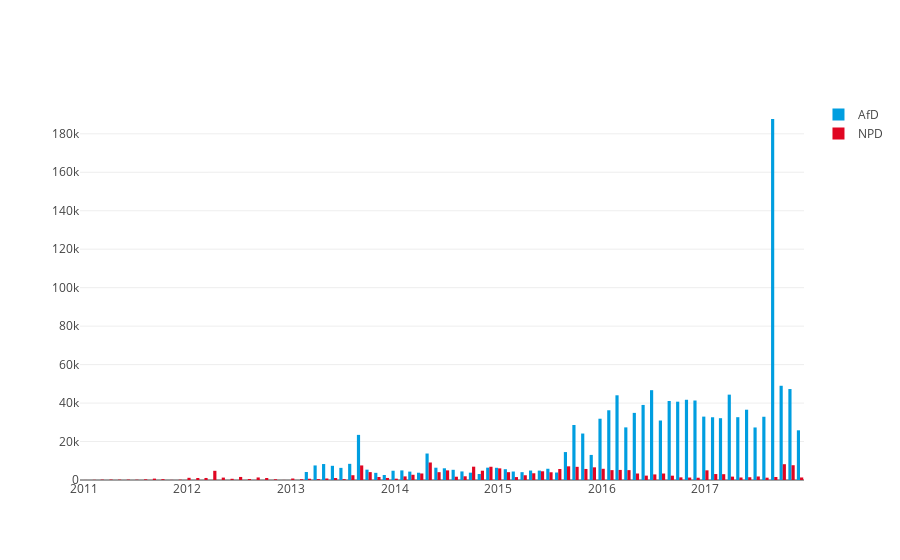

Source (notebook cell):
### Code cell
rows_npd_comments_by_month

x = []
y = []
for row in rows_npd_comments_by_month:
    x.append('{}-{}'.format(row[0], row[1]))
    y.append(row[2])


x2 = []
y2 = []
for row in rows_afd_comments_by_month:
    x2.append('{}-{}'.format(row[0], row[1]))
    y2.append(row[2])


data = [go.Bar(x=x2,
               y=y2,
               name='AfD',
               marker=dict(color='rgb(0, 158, 224)')), 
        go.Bar(x=x,
               y=y,
               name='NPD',
               marker=dict(color='rgb(224, 6, 34)'))]
layout = go.Layout(
    barmode='group'
)

fig = go.Figure(data=data, layout=layout)
iplot(fig)
